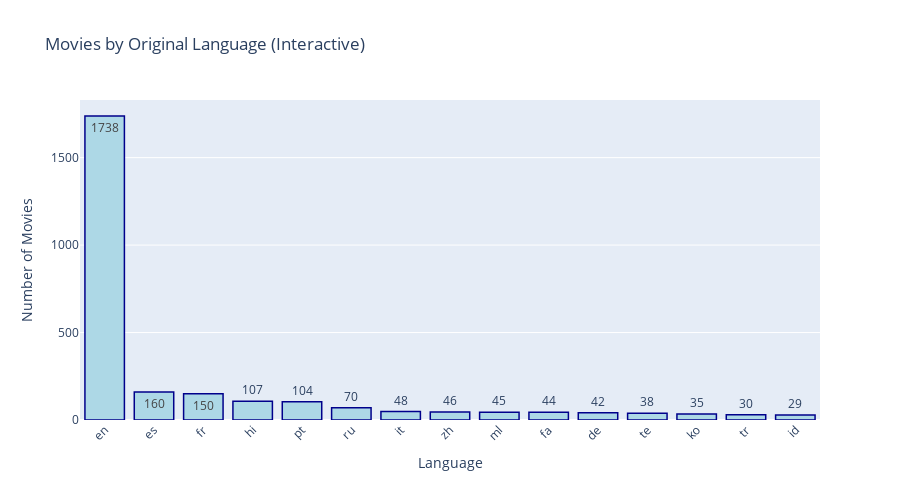

Notebook cell for this chart:
### Code cell
# More detailed aggregation for hover info
language_stats = movies.groupby('original_language').agg(
    count=('movie_title', 'count'),
    avg_rating=('vote_average', 'mean'),
    median_budget=('budget', 'median')
).reset_index()

# Sort and filter top 15
language_stats = language_stats.sort_values('count', ascending=False).head(15)

# Create bar chart with hover data
fig = go.Figure(data=[
    go.Bar(x=language_stats['original_language'],
           y=language_stats['count'],
           text=language_stats['count'],
           textposition='auto',
           hovertemplate='<b>%{x}</b><br>' +
                        'Movies: %{y}<br>' +
                        'Avg Rating: %{customdata[0]:.1f}<br>' +
                        'Median Budget: $%{customdata[1]:,.0f}',
           customdata=language_stats[['avg_rating', 'median_budget']].values,
           marker_color='lightblue',
           marker_line_color='darkblue',
           marker_line_width=1.5)
])

fig.update_layout(
    title='Movies by Original Language (Interactive)',
    xaxis_title='Language',
    yaxis_title='Number of Movies',
    xaxis_tickangle=-45,
    height=500
)

fig.show()

### Figure 1 — Plotly figure (JSON) as saved in the notebook; plotly's stock layout.template omitted (floating-point values rounded to 4 significant figures)
{"data": [{"customdata": [[5.411, 7000000.0], [4.543, 2164.0], [6.145, 5215000.0], [6.217, 5600000.0], [4.742, 100.0], [5.667, 2090000.0], [5.741, 3112000.0], [5.722, 22500000.0], [6.079, 870000.0], [3.413, 10000.0], [4.996, 2350.0], [6.425, 6752000.0], [6.423, 9620000.0], [3.521, 625.0], [6.763, 576700.0]], "hovertemplate": "<b>%{x}</b><br>Movies: %{y}<br>Avg Rating: %{customdata[0]:.1f}<br>Median Budget: $%{customdata[1]:,.0f}", "marker": {"color": "lightblue", "line": {"color": "darkblue", "width": 1.5}}, "text": [1738.0, 160.0, 150.0, 107.0, 104.0, 70.0, 48.0, 46.0, 45.0, 44.0, 42.0, 38.0, 35.0, 30.0, 29.0], "textposition": "auto", "type": "bar", "x": ["en", "es", "fr", "hi", "pt", "ru", "it", "zh", "ml", "fa", "de", "te", "ko", "tr", "id"], "y": [1738, 160, 150, 107, 104, 70, 48, 46, 45, 44, 42, 38, 35, 30, 29]}], "layout": {"height": 500, "title": {"text": "Movies by Original Language (Interactive)"}, "xaxis": {"tickangle": -45, "title": {"text": "Language"}}, "yaxis": {"title": {"text": "Number of Movies"}}}}
